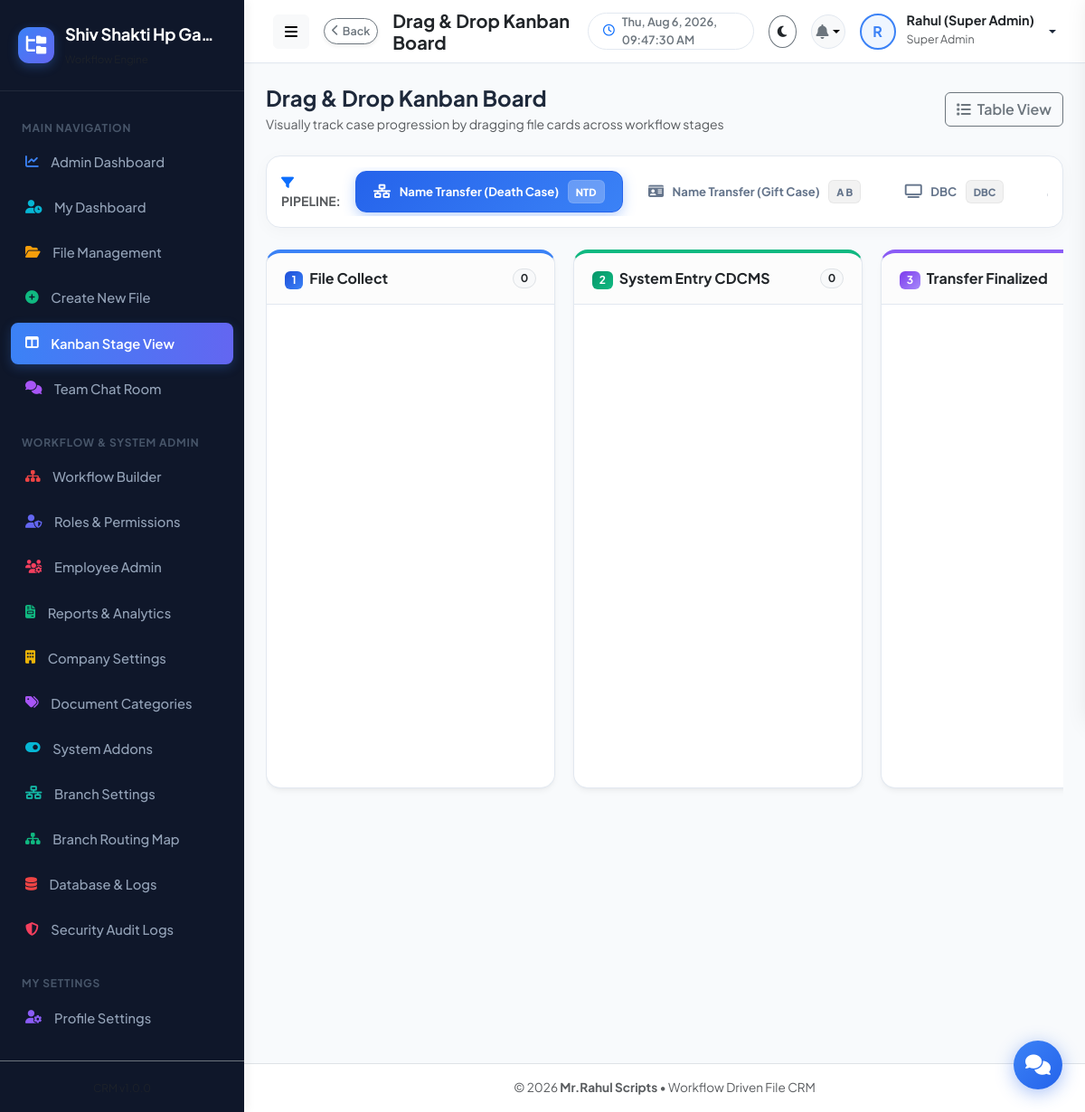
Page /employee/kanban.php (signed in) on the committed database.
### tables this page shows
CREATE TABLE company_settings (
              id INTEGER PRIMARY KEY AUTOINCREMENT,
              company_name TEXT NOT NULL,
              company_email TEXT,
              company_mobile TEXT,
              company_address TEXT,
              company_logo TEXT DEFAULT 'default-logo.png',
              updated_at DATETIME DEFAULT CURRENT_TIMESTAMP
            , custom_upload_path TEXT NULL);

CREATE TABLE work_types (
          id INTEGER PRIMARY KEY AUTOINCREMENT,
          name TEXT NOT NULL UNIQUE,
          description TEXT NULL,
          code_prefix TEXT DEFAULT 'FMS',
          status TEXT DEFAULT 'active',
          created_by INTEGER NULL,
          created_at DATETIME DEFAULT CURRENT_TIMESTAMP
        , icon TEXT DEFAULT 'fa-sitemap');

CREATE TABLE workflow_stages (
          id INTEGER PRIMARY KEY AUTOINCREMENT,
          work_type_id INTEGER NOT NULL,
          stage_order INTEGER NOT NULL,
          stage_name TEXT NOT NULL,
          assigned_role_id INTEGER NOT NULL,
          sla_hours INTEGER DEFAULT 24,
          required_documents TEXT NULL,
          created_at DATETIME DEFAULT CURRENT_TIMESTAMP,
          FOREIGN KEY (work_type_id) REFERENCES work_types(id),
          FOREIGN KEY (assigned_role_id) REFERENCES roles(id)
        );

### includes/auth.php (called while the page is built, shortened)
<?php
require_once __DIR__ . '/functions.php';
function getLoggedInUser(): ?array {
    if (isset($_SESSION['user_id'])) {
        return $_SESSION['user'] ?? null;
    }
    return null;
}
function hasPermission(string $permission): bool {
    $user = getLoggedInUser();
    if (($user['role_key'] ?? '') === 'super_admin') {
        return true;
    }
    $permissions = $user['permissions'] ?? [];
    return in_array('*', $permissions) || in_array($permission, $permissions);
}

### includes/functions.php (called while the page is built, shortened)
<?php
function isFeatureEnabled(string $featureKey): bool {
    try {
        $db = getDB();
        $stmt = $db->prepare("SELECT status FROM system_features WHERE feature_key = :key LIMIT 1");
        $stmt->execute(['key' => $featureKey]);
        $status = $stmt->fetchColumn();
        return $status === 'enabled';
    } catch (Exception $e) {
        return false;
    }
}

### employee/kanban.php (the view, shortened to what this page needs)
<?php
require_once __DIR__ . '/../includes/header.php';
$db = getDB();
$workTypes = $db->query("SELECT * FROM work_types ORDER BY id ASC")->fetchAll();
$selectedWorkTypeId = intval($_GET['work_type_id'] ?? ($workTypes[0]['id'] ?? 0));
$stages = [];
if ($selectedWorkTypeId > 0) {
    $stmt = $db->prepare("SELECT * FROM workflow_stages WHERE work_type_id = :wt ORDER BY stage_order ASC");
    $stmt->execute(['wt' => $selectedWorkTypeId]);
    $stages = $stmt->fetchAll();
}
$filesByStage = [];
?>
<div class="d-flex flex-wrap justify-content-between align-items-center mb-4 gap-3">
  <div>
    <h4 class="fw-bold mb-1">Drag & Drop Kanban Board</h4>
    <p class="text-muted small mb-0">Visually track case progression by dragging file cards across workflow stages</p>
  </div>
  <div class="d-flex gap-2">
    <a href="my-files.php" class="btn btn-outline-secondary fw-semibold">
      <i class="fas fa-list me-1"></i> Table View
    </a>
  </div>
</div>
<div class="pipeline-selector-bar mb-4">
  <div class="d-flex align-items-center gap-2 overflow-auto w-100 py-1">
    <span class="fw-bold text-uppercase text-muted small me-2"><i class="fas fa-filter me-1 text-primary"></i> Pipeline:</span>
    <?php foreach ($workTypes as $wt): ?>
      <a href="kanban.php?work_type_id=<?= $wt['id'] ?>" class="pipeline-tab-item <?= $wt['id'] == $selectedWorkTypeId ? 'active' : '' ?>">
        <i class="fas <?= htmlspecialchars($wt['icon'] ?? 'fa-sitemap') ?>"></i>
        <span><?= htmlspecialchars($wt['name']) ?></span>
        <span class="code-badge"><?= htmlspecialchars($wt['code_prefix']) ?></span>
      </a>
    <?php endforeach; ?>
  </div>
</div>
<div class="kanban-board">
  <?php
  $colorNames = ['blue', 'green', 'purple', 'orange', 'red', 'teal'];
  $colorIdx = 0;
  foreach ($stages as $stage):
    $stageFiles = $filesByStage[$stage['id']] ?? [];
    $colorClass = $colorNames[$colorIdx % count($colorNames)];
    $colorIdx++;
  ?>
    <div class="kanban-column accent-<?= $colorClass ?>">
      <div class="kanban-column-header">
        <div class="fw-bold text-dark text-truncate" style="max-width: 220px;" title="<?= htmlspecialchars($stage['stage_name']) ?>">
          <span class="badge badge-gradient-<?= $colorClass ?> me-1"><?= $stage['stage_order'] ?></span>
          <?= htmlspecialchars($stage['stage_name']) ?>
        </div>
        <span class="badge bg-light text-dark border rounded-pill"><?= count($stageFiles) ?></span>
      </div>
      <div class="kanban-cards-wrapper" data-stage-id="<?= $stage['id'] ?>">
      </div>
    </div>
  <?php endforeach; ?>
</div>
<?php require_once __DIR__ . '/../includes/footer.php'; ?>

### includes/sidebar.php
<?php
$currentPage = basename($_SERVER['PHP_SELF']);
$user = getLoggedInUser();
$roleKey = $user['role_key'] ?? '';
$isAdmin = in_array($roleKey, ['super_admin', 'admin']);
$db = getDB();
$companyInfo = $db->query("SELECT * FROM company_settings LIMIT 1")->fetch() ?: [
    'company_name' => 'File CRM',
    'company_logo' => 'default-logo.png'
];
?>
<aside class="app-sidebar">
  <div class="sidebar-header">
    <?php if (!empty($companyInfo['company_logo']) && $companyInfo['company_logo'] !== 'default-logo.png' && file_exists(UPLOAD_DIR . $companyInfo['company_logo'])): ?>
      <img src="<?= APP_URL ?>/serve.php?file=<?= htmlspecialchars($companyInfo['company_logo']) ?>" class="img-fluid rounded border-0" style="max-height: 40px; max-width: 45px; object-fit: contain;">
    <?php else: ?>
      <div class="brand-icon">
        <i class="fas fa-folder-tree text-white"></i>
      </div>
    <?php endif; ?>
    <div class="brand-details">
      <div class="brand-text text-truncate" style="max-width: 170px;" title="<?= htmlspecialchars($companyInfo['company_name']) ?>">
        <?= htmlspecialchars($companyInfo['company_name']) ?>
      </div>
      <small class="text-muted brand-subtext" style="font-size: 0.72rem;">Workflow Engine</small>
    </div>
  </div>
  <div class="sidebar-menu">
    <div class="menu-category">Main Navigation</div>
    <?php if ($isAdmin): ?>
      <a href="<?= APP_URL ?>/admin/dashboard.php" title="Admin Dashboard" class="nav-item-custom <?= $currentPage === 'dashboard.php' && str_contains($_SERVER['PHP_SELF'], 'admin') ? 'active' : '' ?>">
        <i class="fas fa-chart-line sidebar-icon-blue"></i> <span>Admin Dashboard</span>
      </a>
    <?php endif; ?>
    <a href="<?= APP_URL ?>/employee/dashboard.php" title="My Dashboard" class="nav-item-custom <?= $currentPage === 'dashboard.php' && str_contains($_SERVER['PHP_SELF'], 'employee') ? 'active' : '' ?>">
      <i class="fas fa-user-clock sidebar-icon-cyan"></i> <span>My Dashboard</span>
    </a>
    <a href="<?= APP_URL ?>/employee/my-files.php" title="File Management" class="nav-item-custom <?= $currentPage === 'my-files.php' ? 'active' : '' ?>">
      <i class="fas fa-folder-open sidebar-icon-amber"></i> <span>File Management</span>
    </a>
    <?php if (hasPermission('create_file')): ?>
      <a href="<?= APP_URL ?>/employee/create-file.php" title="Create New File" class="nav-item-custom <?= $currentPage === 'create-file.php' ? 'active' : '' ?>">
        <i class="fas fa-plus-circle sidebar-icon-green"></i> <span>Create New File</span>
      </a>
    <?php endif; ?>
    <?php if (isFeatureEnabled('auto_assignment')): ?>
      <a href="<?= APP_URL ?>/employee/kanban.php" title="Kanban Stage View" class="nav-item-custom <?= $currentPage === 'kanban.php' ? 'active' : '' ?>">
        <i class="fas fa-columns sidebar-icon-orange"></i> <span>Kanban Stage View</span>
      </a>
    <?php endif; ?>
    <?php if (isFeatureEnabled('in_app_chat')): ?>
      <a href="<?= APP_URL ?>/employee/chat.php" title="Team Chat Room" class="nav-item-custom <?= $currentPage === 'chat.php' ? 'active' : '' ?>">
        <i class="fas fa-comments sidebar-icon-purple"></i> <span>Team Chat Room</span>
      </a>
    <?php endif; ?>
    <?php if ($isAdmin): ?>
      <div class="menu-category mt-3">Workflow & System Admin</div>
      <a href="<?= APP_URL ?>/admin/workflow-builder.php" title="Workflow Builder" class="nav-item-custom <?= $currentPage === 'workflow-builder.php' ? 'active' : '' ?>">
        <i class="fas fa-sitemap sidebar-icon-red"></i> <span>Workflow Builder</span>
      </a>
      <a href="<?= APP_URL ?>/admin/roles.php" title="Roles & Permissions" class="nav-item-custom <?= $currentPage === 'roles.php' ? 'active' : '' ?>">
        <i class="fas fa-user-shield sidebar-icon-indigo"></i> <span>Roles & Permissions</span>
      </a>
      <a href="<?= APP_URL ?>/admin/users.php" title="Employee Admin" class="nav-item-custom <?= $currentPage === 'users.php' ? 'active' : '' ?>">
        <i class="fas fa-users-cog sidebar-icon-rose"></i> <span>Employee Admin</span>
      </a>
      <a href="<?= APP_URL ?>/admin/reports.php" title="Reports & Analytics" class="nav-item-custom <?= $currentPage === 'reports.php' ? 'active' : '' ?>">
        <i class="fas fa-file-invoice sidebar-icon-emerald"></i> <span>Reports & Analytics</span>
      </a>
      <a href="<?= APP_URL ?>/admin/company-profile.php" title="Company Settings" class="nav-item-custom <?= $currentPage === 'company-profile.php' ? 'active' : '' ?>">
        <i class="fas fa-building sidebar-icon-yellow"></i> <span>Company Settings</span>
      </a>
      <a href="<?= APP_URL ?>/admin/document-types.php" title="Document Categories" class="nav-item-custom <?= $currentPage === 'document-types.php' ? 'active' : '' ?>">
        <i class="fas fa-tags sidebar-icon-purple" style="color: #a855f7;"></i> <span>Document Categories</span>
      </a>
      <a href="<?= APP_URL ?>/admin/features.php" title="System Features" class="nav-item-custom <?= $currentPage === 'features.php' ? 'active' : '' ?>">
        <i class="fas fa-toggle-on sidebar-icon-cyan"></i> <span>System Addons</span>
      </a>
      <?php if (isFeatureEnabled('multi_branch')): ?>
        <a href="<?= APP_URL ?>/admin/branches.php" title="Branch Settings" class="nav-item-custom <?= $currentPage === 'branches.php' ? 'active' : '' ?>">
          <i class="fas fa-network-wired sidebar-icon-teal"></i> <span>Branch Settings</span>
        </a>
      <?php endif; ?>
      <a href="<?= APP_URL ?>/admin/branch-workflow.php" title="Branch Routing Map" class="nav-item-custom <?= $currentPage === 'branch-workflow.php' ? 'active' : '' ?>">
        <i class="fas fa-sitemap sidebar-icon-emerald"></i> <span>Branch Routing Map</span>
      </a>
      <a href="<?= APP_URL ?>/admin/database.php" title="Database & Logs" class="nav-item-custom <?= $currentPage === 'database.php' ? 'active' : '' ?>">
        <i class="fas fa-database sidebar-icon-red"></i> <span>Database & Logs</span>
      </a>
      <a href="<?= APP_URL ?>/admin/security-audit.php" title="Security Audit Logs" class="nav-item-custom <?= $currentPage === 'security-audit.php' ? 'active' : '' ?>">
        <i class="fas fa-shield-alt sidebar-icon-rose"></i> <span>Security Audit Logs</span>
      </a>
    <?php endif; ?>
    <div class="menu-category mt-3">My Settings</div>
    <a href="<?= APP_URL ?>/employee/profile.php" title="Profile Settings" class="nav-item-custom <?= $currentPage === 'profile.php' ? 'active' : '' ?>">
      <i class="fas fa-user-cog sidebar-icon-violet"></i> <span>Profile Settings</span>
    </a>
  </div>
  <div class="p-3 border-top border-secondary border-opacity-20 text-center sidebar-footer-div">
    <small class="text-muted" style="font-size: 0.75rem;">CRM v<?= APP_VERSION ?></small>
  </div>
</aside>

### rows in the picture
company_settings: company_name "Shiv Shakti Hp Ga…"
work_types: name "Name Transfer (Death Case)", code_prefix "NTD"
work_types: name "Name Transfer (Gift Case)", code_prefix "A B"
work_types: name "DBC", code_prefix "DBC"
workflow_stages: stage_order "1", stage_name "File Collect", id "0"
workflow_stages: stage_order "2", stage_name "System Entry CDCMS", id "0"
workflow_stages: stage_order "3", stage_name "Transfer Finalized"

### other values in the picture
$pageTitle "Drag & Drop Kanban Board"
substr($currentUser['name'] ?? 'U', 0, 1) "R"
$currentUser['name'] "Rahul (Super Admin)"
$currentUser['role_name'] "Super Admin"
